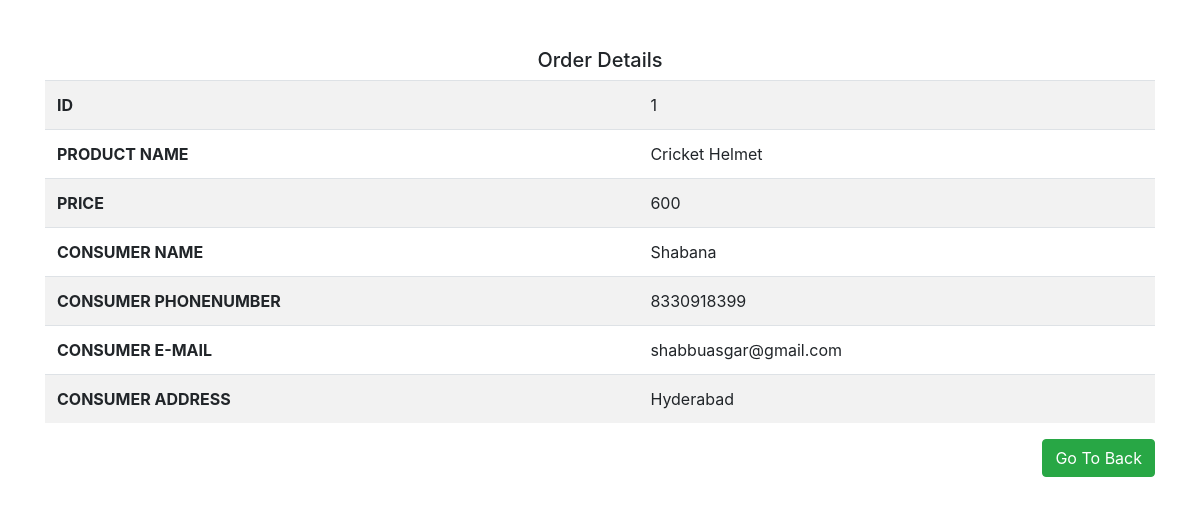
The app's page /PHP/Admin_Pages/order_fulldetails.php?fulldetails=1 (signed in) with its own data.
### tables this page shows
CREATE TABLE `productsorder` (
  `id` int(200) NOT NULL,
  `productname` varchar(200) DEFAULT NULL,
  `price` varchar(200) DEFAULT NULL,
  `consumername` varchar(200) DEFAULT NULL,
  `consumerphonenumber` varchar(200) DEFAULT NULL,
  `consumeremail` varchar(200) DEFAULT NULL,
  `consumeraddress` varchar(200) DEFAULT NULL
);

### PHP/Admin_Pages/order_fulldetails.php (the view, shortened to what this page needs)
<?php
if(isset($_SESSION['email']) && isset($_SESSION['pswd']))
{
$conn=mysqli_connect("localhost","root","","student");
$specifiedorder=$_GET['fulldetails'];
$select="select *from productsorder where id='$specifiedorder'";
$qry=mysqli_query($conn,$select);
$fetch=mysqli_fetch_assoc($qry);
?>
<!DOCTYPE html>
<html lang="en">
<head>
    <link rel="stylesheet" href="../../CSS/bootstrap.min.css">
	<link rel="stylesheet" href="../CSS/all.css">
</head>
<body>
<div class="container mt-5">
	<h5 class="text-center">Order Details</h5>
	<table class="table table-striped">
		<tr>
			<th>ID</th>
			<td><?php echo $fetch['id'];?></td>
		</tr>
		<tr>
			<th>PRODUCT NAME</th>
			<td><?php echo $fetch['productname'];?></td>
		</tr>
		<tr>
			<th>PRICE</th>
			<td><?php echo $fetch['price'];?></td>
		</tr>
		<tr>
			<th>CONSUMER NAME</th>
			<td><?php echo $fetch['consumername'];?></td>
		</tr>
		<tr>
			<th>CONSUMER PHONENUMBER</th>
			<td><?php echo $fetch['consumerphonenumber'];?></td>
		</tr>
		<tr>
			<th>CONSUMER E-MAIL</th>
			<td><?php echo $fetch['consumeremail'];?></td>
		</tr>
		<tr>
			<th>CONSUMER ADDRESS</th>
			<td><?php echo $fetch['consumeraddress'];?></td>
		</tr>
	</table>
	<a href="Admin_Dash_Board.php" class="btn btn-success float-right">Go To Back</a>
	</div>
</body>
</html>
<?php } ?>

### records on screen
productsorder: id "1", productname "Cricket Helmet", price "600", consumername "Shabana", consumerphonenumber "8330918399", consumeremail "shabbuasgar@gmail.com", consumeraddress "Hyderabad"
